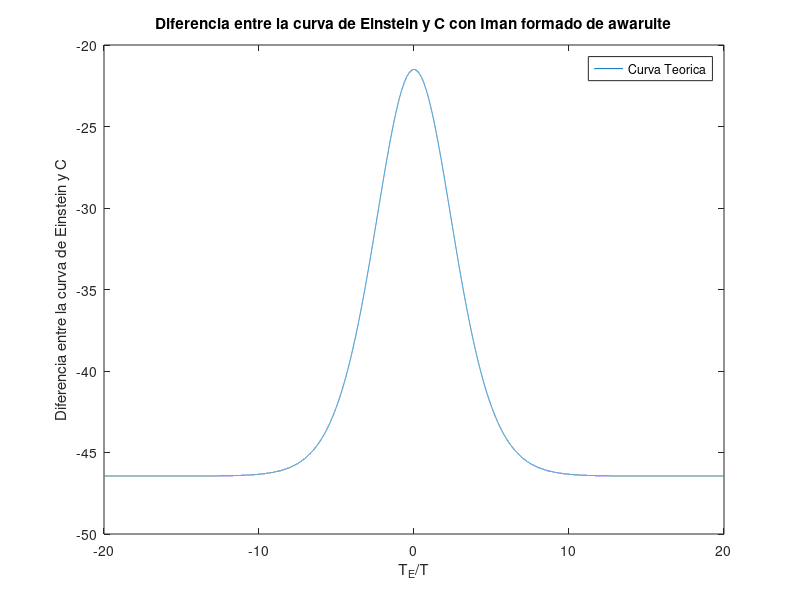

Here is the MATLAB script that generated this plot: (Note: this script raises an error after producing the figure.)
clear all; close all;
x = -20:0.001:20; 
R = 8.31446261815324; T = 185; % constante de los gases ideales R y temperatura promedio
c = 46.447; % <---------- SELECCIONAR calor especifico molar 
y =3*R*(x.^2).*((exp(x))./((exp(x)-1).^2)) - c;
plot (x,y); plot (x,y); xlabel('T_{E}/T'); ylabel('Diferencia entre la curva de Einstein y C'); legend('Curva Teorica'); title('Diferencia entre la curva de Einstein y C con Iman formado de awaruite')
print -djpeg -r100 temperaturaimanawaruite.jpg
i = 1; n = 1; mj0(1) = 0; mn0(1) = 0;
while (y(i)>0)
  mj0(i) = x(i);
  i = i+1;
end
x(i-1)
y(i-1)
x(i)
y(i)
precision = 0.5*(y(i-1) - y(i))
xmed = 0.5*(x(i)+x(i-1))
TE = (0.5*(x(i)+x(i-1)))*T  
deltaTE = (xmed - x(i-1))*T
